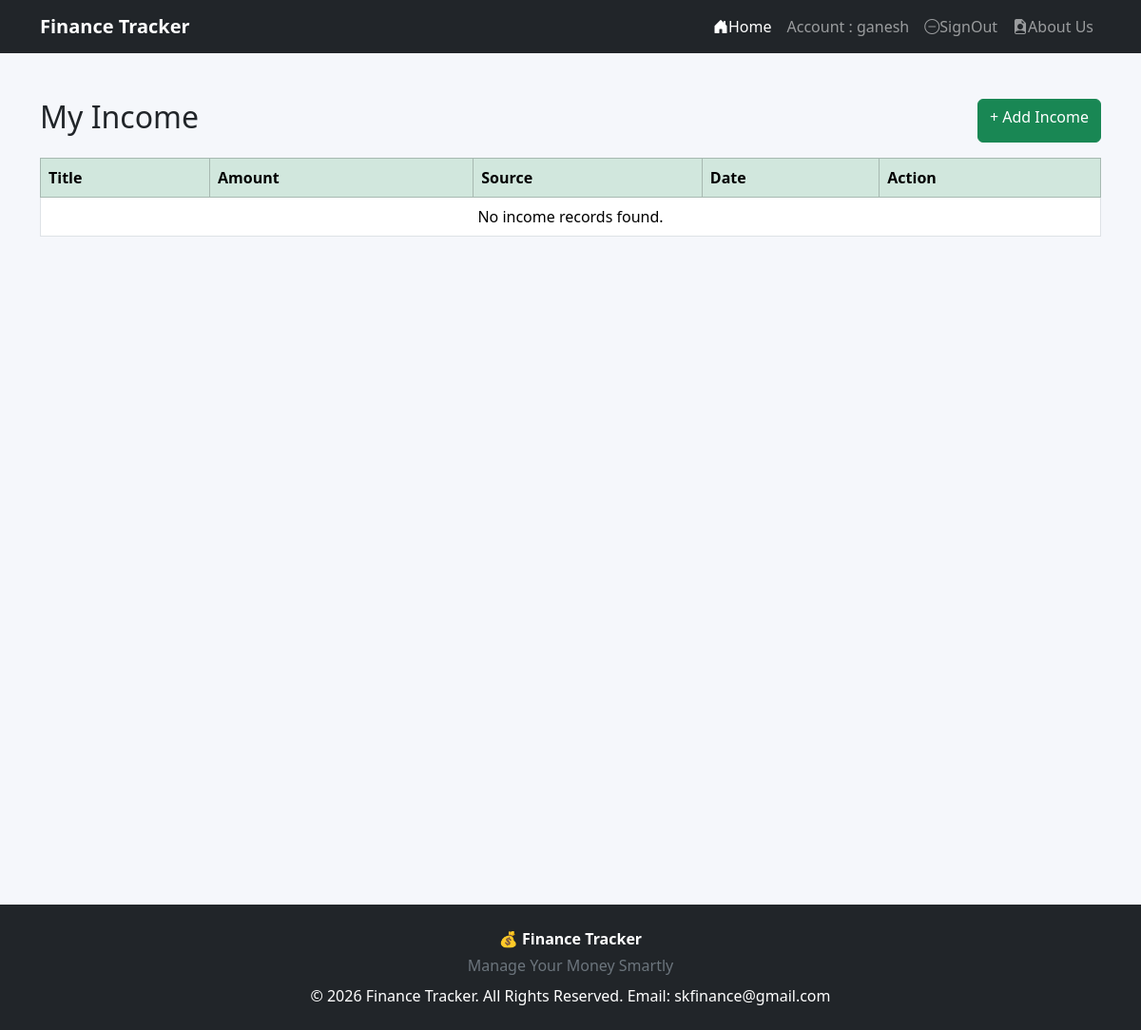
Before: /income/listincome/ (signed in) with the older database file.
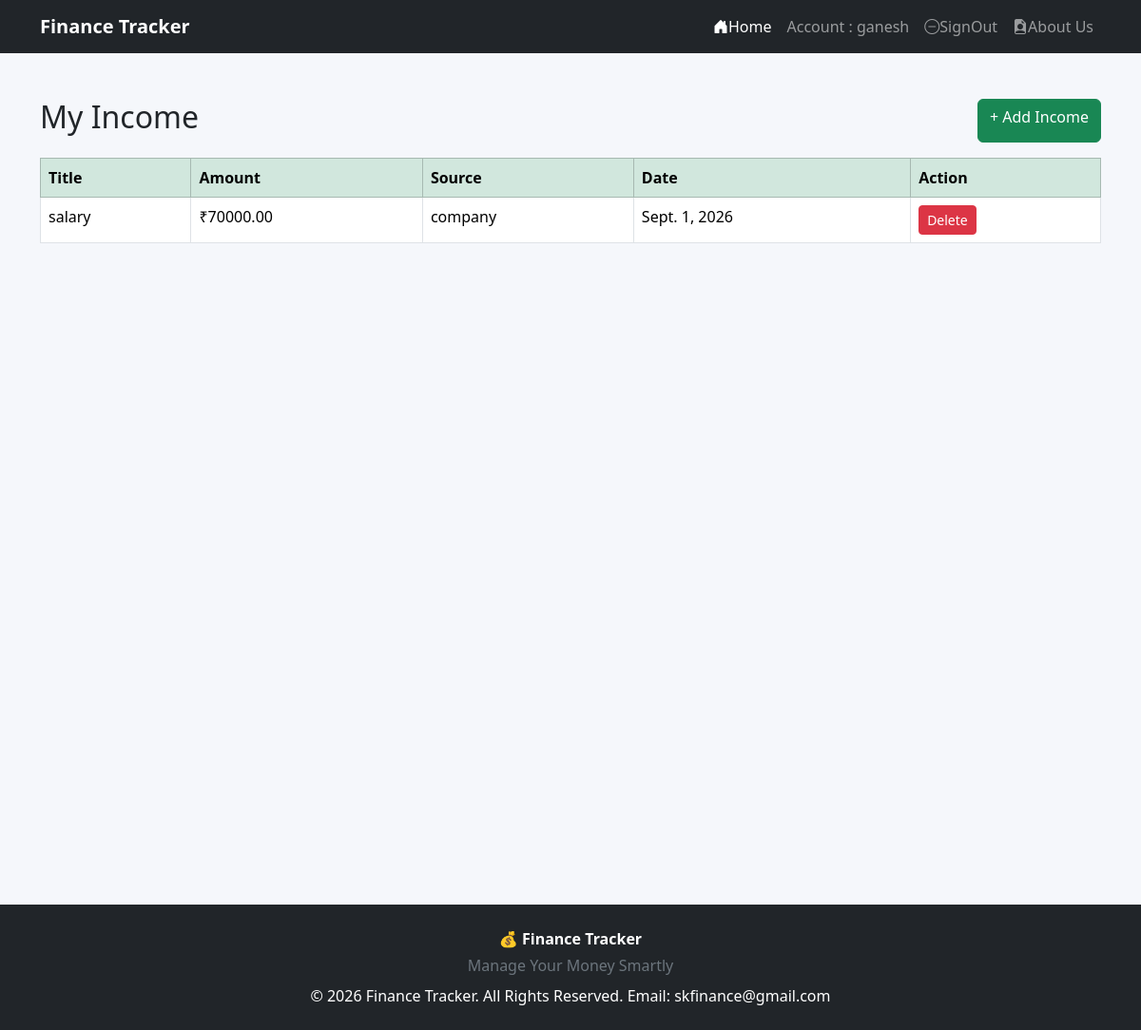
After: the same page with the newer database file.
### income/models.py (models this page shows, shortened)
class Income(models.Model):
    user = models.ForeignKey(User, on_delete=models.CASCADE)
    title = models.CharField(max_length=100)
    amount = models.DecimalField(max_digits=10, decimal_places=2)
    source = models.CharField(max_length=100)
    date = models.DateField()

### income/views.py (the view)
# urls.py: path('listincome/',list_income, name='list_income'),
@login_required(login_url=('signin'))
def list_income(request):
    incomes = Income.objects.filter(user=request.user)
    return render(request, 'income/listincome.html',{'incomes': incomes})

### templates/income/listincome.html
{% extends 'base.html' %}
{% block content %}
<div class="container mt-5">
    <div class="d-flex justify-content-between mb-3">
        <h2>My Income</h2>
        <a href="{% url 'add_income' %}"
           class="btn btn-success">
            + Add Income
        </a>
    </div>
    <table class="table table-bordered table-hover">
        <thead class="table-success">
            <tr>
                <th>Title</th>
                <th>Amount</th>
                <th>Source</th>
                <th>Date</th>
                <th>Action</th>
            </tr>
        </thead>
        <tbody>
            {% for income in incomes %}
            <tr>
                <td>{{ income.title }}</td>
                <td>₹{{ income.amount }}</td>
                <td>{{ income.source }}</td>
                <td>{{ income.date }}</td>
                <td>
                    <a href="{% url 'delete_income' income.id %}"
                       class="btn btn-danger btn-sm">
                        Delete
                    </a>
                </td>
            </tr>
            {% empty %}
            <tr>
                <td colspan="5" class="text-center">
                    No income records found.
                </td>
            </tr>
            {% endfor %}
        </tbody>
    </table>
</div>
{% endblock %}

Changed rows visible on the page:
added Income: title "salary", amount "70000.00", source "company", date "Sept. 1, 2026"
Other visible differences:
text no longer shown: "No income records found."
